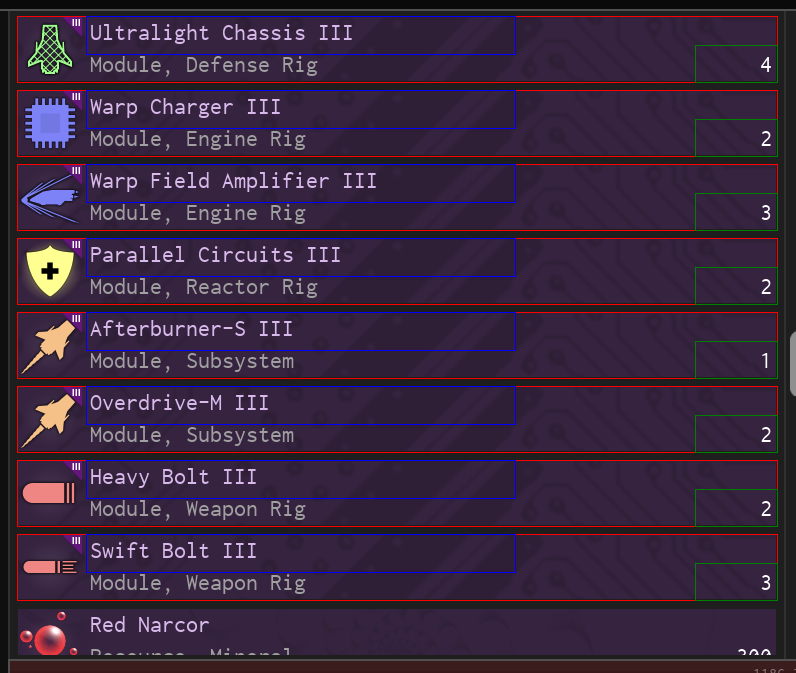
#> input picture test.png, 796 x 673 px
$ python -i processing.py   (imports and definitions only)
#> lines starting #> are read from the running program, lines starting #| are printed output that depends on the picture
from PIL import Image
import aiopytesseract.constants
from scipy import stats
from io import BytesIO
import aiopytesseract
import re
import numpy as np
import cv2

# Needed to add custom languages
# aiopytesseract.constants.TESSERACT_LANGUAGES.add("starlstm_final")

CONFIG = {
    "name": (35, 0, 250, 20),
    "amount": (340, 15, 381, 34),
}

def extract_region(image_object: np.ndarray, region: tuple[int, int, int, int]) -> np.ndarray:
    return image_object[region[1]: region[3], region[0]: region[2]]

# [22 lines left out: functions process_image, modify_ratio, text_striping, not called in this run]

# [4 lines not run here, left out]

# [32 lines left out: functions fix_title, preprocess_title, not called in this run]

# [27 lines not run here, left out]

def preprocess_amount(img: np.ndarray) -> np.ndarray:
    img = cv2.resize(img, None, fx=2.1, fy=2, interpolation=cv2.INTER_CUBIC)
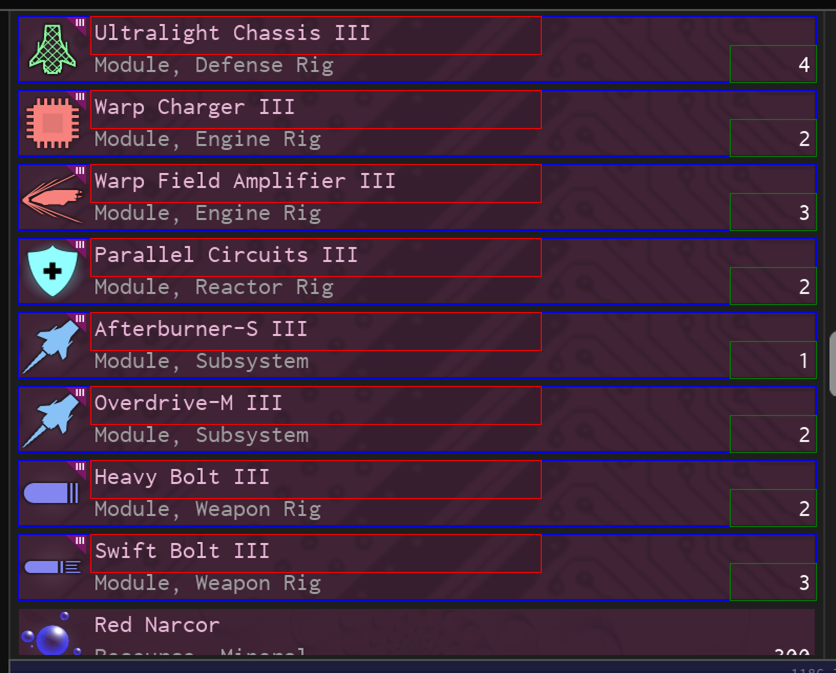
#> img: shape (1346, 1672, 3) (shown at 1/2 size); mean of channels 0, 1, 2 56.4, 38.4, 62.2; drawn as B, G, R
    # [12 lines of commented-out code are left out]
    img = cv2.morphologyEx(img, cv2.MORPH_OPEN, np.ones((3, 1), np.uint8), iterations=1)
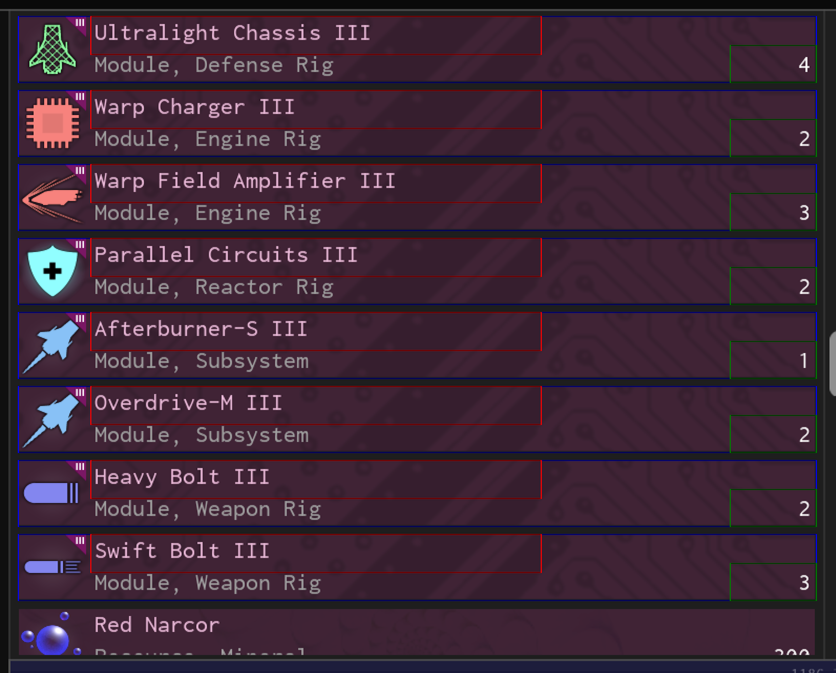
#> img: shape (1346, 1672, 3) (shown at 1/2 size); mean of channels 0, 1, 2 53.9, 37.8, 60.2; drawn as B, G, R

    img = cv2.dilate(img, np.ones((0, 1), np.uint8), iterations=1)
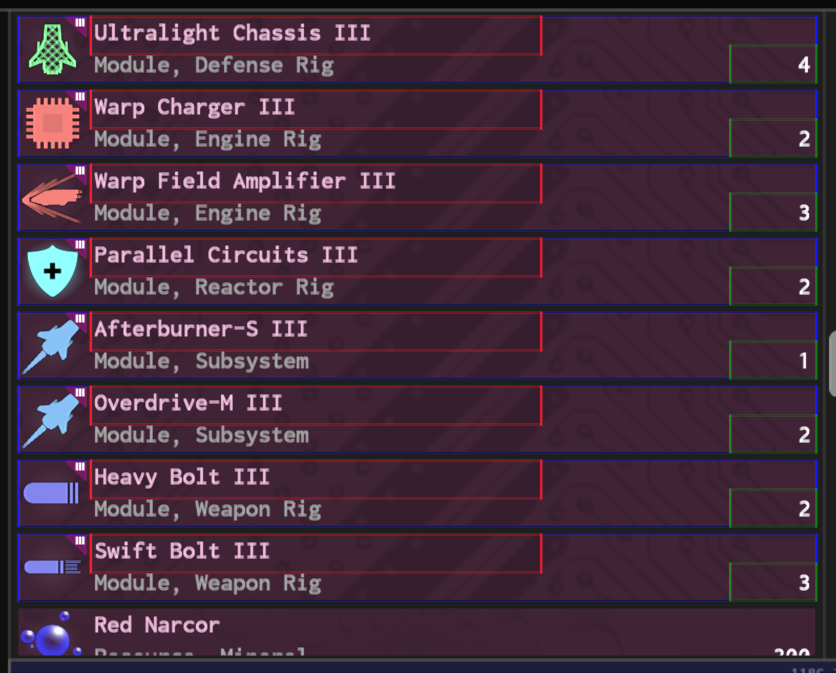
#> img: shape (1346, 1672, 3) (shown at 1/2 size); mean of channels 0, 1, 2 59.8, 42.2, 65.9; drawn as B, G, R
    # img = cv2.filter2D(img, -1, kernel)
    img = cv2.GaussianBlur(img, (5, 3), 0)
    _, img = cv2.threshold(img, 40, 255, cv2.THRESH_BINARY)
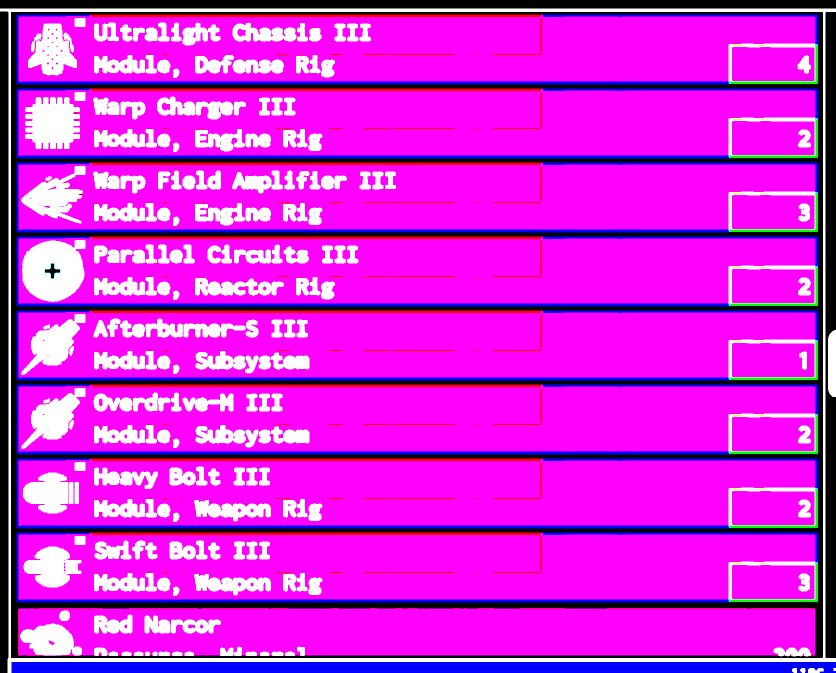
#> img: shape (1346, 1672, 3) (shown at 1/2 size); mean of channels 0, 1, 2 222.8, 34.4, 212.8; drawn as B, G, R
    img = cv2.dilate(img, np.ones((1, 2), np.uint8), iterations=1)
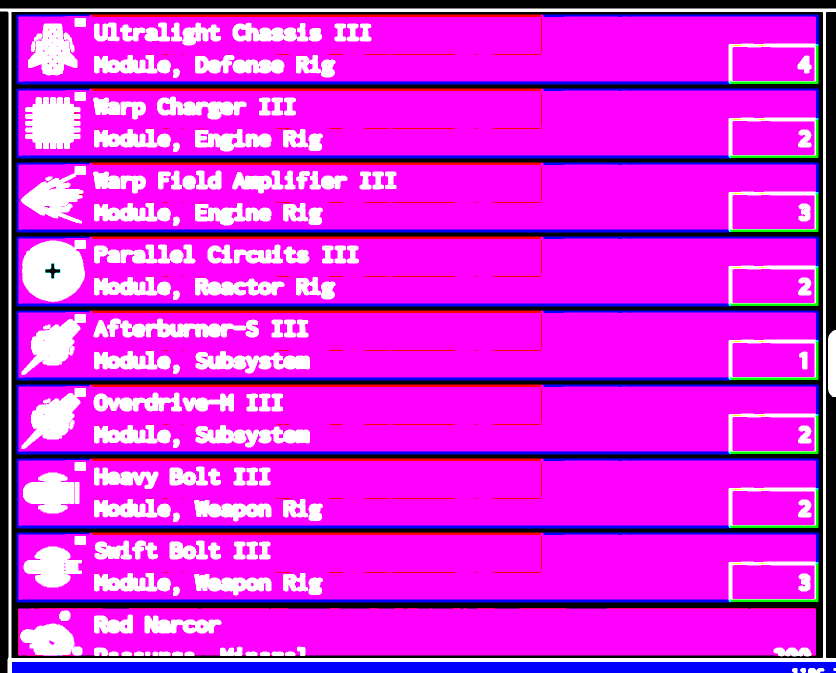
#> img: shape (1346, 1672, 3) (shown at 1/2 size); mean of channels 0, 1, 2 223.4, 36.1, 213.3; drawn as B, G, R
    img = cv2.erode(img, np.ones((3, 3), np.uint8), iterations=1)
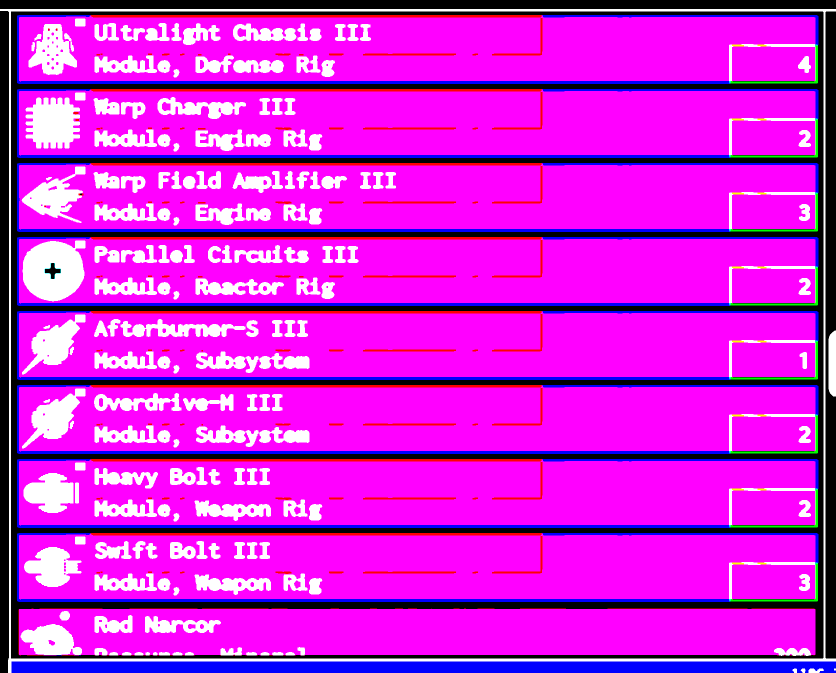
#> img: shape (1346, 1672, 3) (shown at 1/2 size); mean of channels 0, 1, 2 217.6, 29.1, 208.3; drawn as B, G, R
    return img

# [21 lines not run here, left out]

# [36 lines left out: function get_item, not called in this run]

>>> import cv2
>>> picture = cv2.cvtColor(cv2.imread('../test.png'), cv2.COLOR_BGR2RGB)
>>> result = preprocess_amount(picture)
